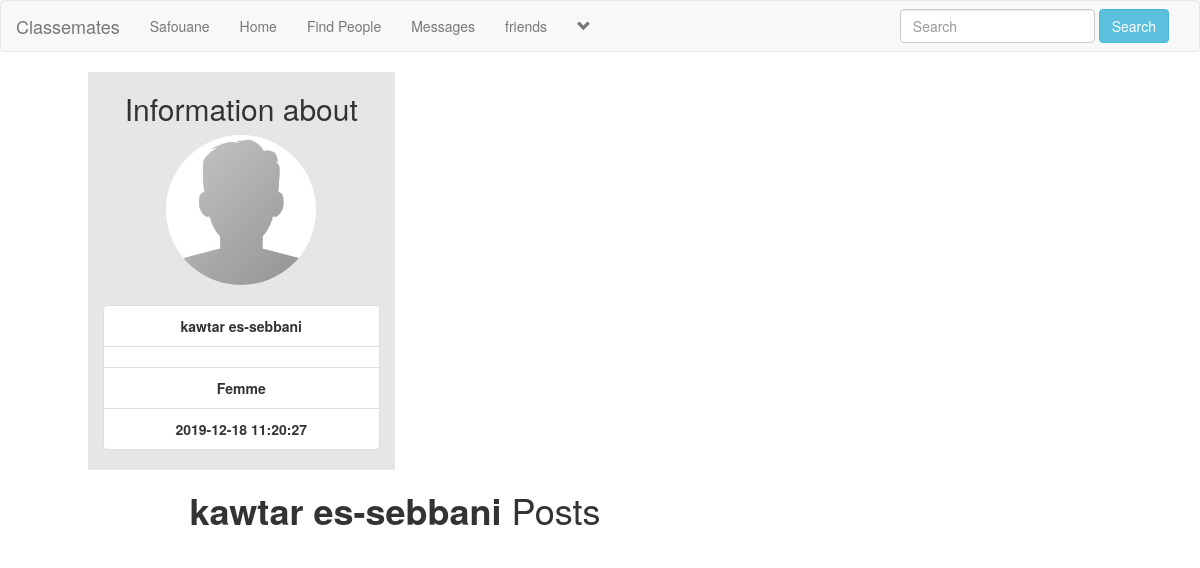
Screenshot of /user_profile.php?u_id=6 (signed in) with the database file from the repository.
### tables this page shows
CREATE TABLE `users` (
  `user_id` int(11) NOT NULL,
  `f_name` text NOT NULL,
  `l_name` text NOT NULL,
  `user_name` text NOT NULL,
  `describe_user` varchar(255) NOT NULL,
  `relationship` text NOT NULL,
  `user_pass` varchar(255) NOT NULL,
  `user_email` varchar(255) NOT NULL,
  `user_gender` text NOT NULL,
  `user_birthday` text NOT NULL,
  `user_image` varchar(255) NOT NULL,
  `user_cover` varchar(255) NOT NULL,
  `user_reg_date` timestamp NULL DEFAULT current_timestamp(),
  `status` text NOT NULL,
  `posts` text NOT NULL,
  `recovry_account` varchar(255) NOT NULL
);

### user_profile.php (the view, shortened to what this page needs)
<!DOCTYPE html>
<?php
include("includes/header.php");
?>
<html>
<head>
	<link rel="stylesheet" href="https://maxcdn.bootstrapcdn.com/bootstrap/3.3.7/css/bootstrap.min.css">
	<link rel="stylesheet" type="text/css" href="style/home_style2.css">
</head>
<body>
<div class="row">
	<?php
		if(isset($_GET['u_id'])){
			$u_id = $_GET['u_id'];
		}
		if($u_id < 0 || $u_id ==""){
		echo"<script>window.open('home.php', '_self')</script>";
	}else{
	?>
		<div class="col-sm-12">
			<?php
			if(isset($_GET['u_id'])){
			global $con;
		}
		?>
		<?php
			if(isset($_GET['u_id'])){
			global $con;
			$user_id = $_GET['u_id'];
			$select = " select * from users where user_id='$user_id'";
			$run = mysqli_query($con, $select);
			$row = mysqli_fetch_array($run);
			$image=$row['user_image'];
			$f_name=$row['f_name'];
			$l_name=$row['l_name'];
			$describe_user=$row['describe_user'];
			$gender=$row['user_gender'];
			$register_date=$row['user_reg_date'];
			echo"
			<div class='row'>
				<div class='col-sm-1'>
				</div>
				<center>
					<div style='background-color: #e6e6e6;' class='col-sm-3'>
						<h2>Information about</h2>
						<img src='users/$image' width='150px' height='150px' class='img-circle'>
						<br><br>
						<ul class='list-group'>
							<li class='list-group-item' title='Username'><strong>$f_name $l_name</strong></li>
							<li class='list-group-item' title='User Status'><strong style='color: grey;''>$describe_user</strong></li>
							<li class='list-group-item' title='Gender'><strong>$gender</strong></li>
							<li class='list-group-item' title='User Registration Date'><strong>$register_date</strong></li>
						</ul>
					</div>
				</center>
			</div>
			";
			echo"
		</div></center>
			";
		}
		?>
			<div class="col-sm-8">
				<center><h1><strong><?php echo"$f_name $l_name"; ?></strong> Posts</h1></center>
			</div>
	</div>
<?php }?>
</body>
</html>

### includes/header.php (shortened to what this page needs)
<?php
include("functions/functions.php");
?>
<nav class="navbar navbar-default">
	<div class="container-fluid">
		<div class="navbar-header">
			<a class="navbar-brand" href="home.php">Classemates</a>
		</div>
		<div class="collapse navbar-collapse" id="#bs-example-navbar-collapse-1">
	      <ul class="nav navbar-nav">
	      	<?php
			$user = $_SESSION['user_email'];
			$get_user = "select * from users where user_email='".$user."'";
			$run_user = mysqli_query($con,$get_user);
			$row=mysqli_fetch_array($run_user);
			$user_id = $row['user_id'];
			$first_name = $row['f_name'];
			$user_posts = "select * from posts where user_id='$user_id'";
			$run_posts = mysqli_query($con,$user_posts);
			$posts = mysqli_num_rows($run_posts);
			?>
	        <li><a href='profile.php?<?php echo "u_id=$user_id" ?>'><?php echo "$first_name"; ?></a></li>
	       	<li><a href="home.php">Home</a></li>
			<li><a href="members.php">Find People</a></li>
			<li><a href="messages.php?u_id=new">Messages</a></li>
			<li><a href="friends.php?u_id=new">friends</a></li>
					<?php
						echo"
						<li class='dropdown'>
							<a href='#' class='dropdown-toggle' data-toggle='dropdown' role='button' aria-haspopup='true' aria-expanded='false'><span><i class='glyphicon glyphicon-chevron-down'></i></span></a>
							<ul class='dropdown-menu'>
								<li>
									<a href='my_post.php?u_id=$user_id'>My Posts <span class='badge badge-secondary'>$posts</span></a>
								</li>
								<li role='separator' class='divider'></li>
								<li>
									<a href='logout.php'>Logout</a>
								</li>
							</ul>
						</li>
						";
					?>
			</ul>
			<ul class="nav navbar-nav navbar-right">
				<li class="dropdown">
					<form class="navbar-form navbar-left" method="get" action="results.php">
						<div class="form-group">
							<input type="text" class="form-control" name="user_query" placeholder="Search">
						</div>
						<button type="submit" class="btn btn-info" name="search">Search</button>
					</form>
				</li>
			</ul>
		</div>
	</div>
</nav>

### style/home_style2.css (style rules this page uses)
body { overflow-x: hidden; }

### rows the page displays
users: f_name "Safouane"
users: user_image (picture), f_name "kawtar", l_name "es-sebbani", user_gender "Femme", user_reg_date "2019-12-18 11:20:27"
